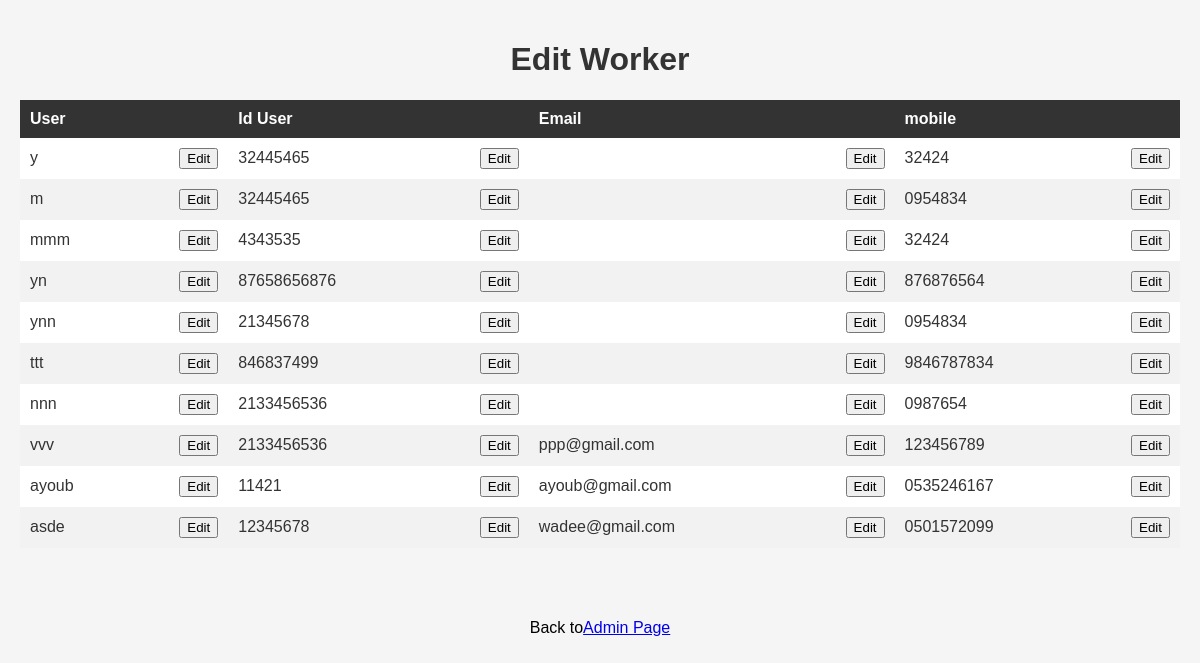
Page /EditWorker on the earlier database version.
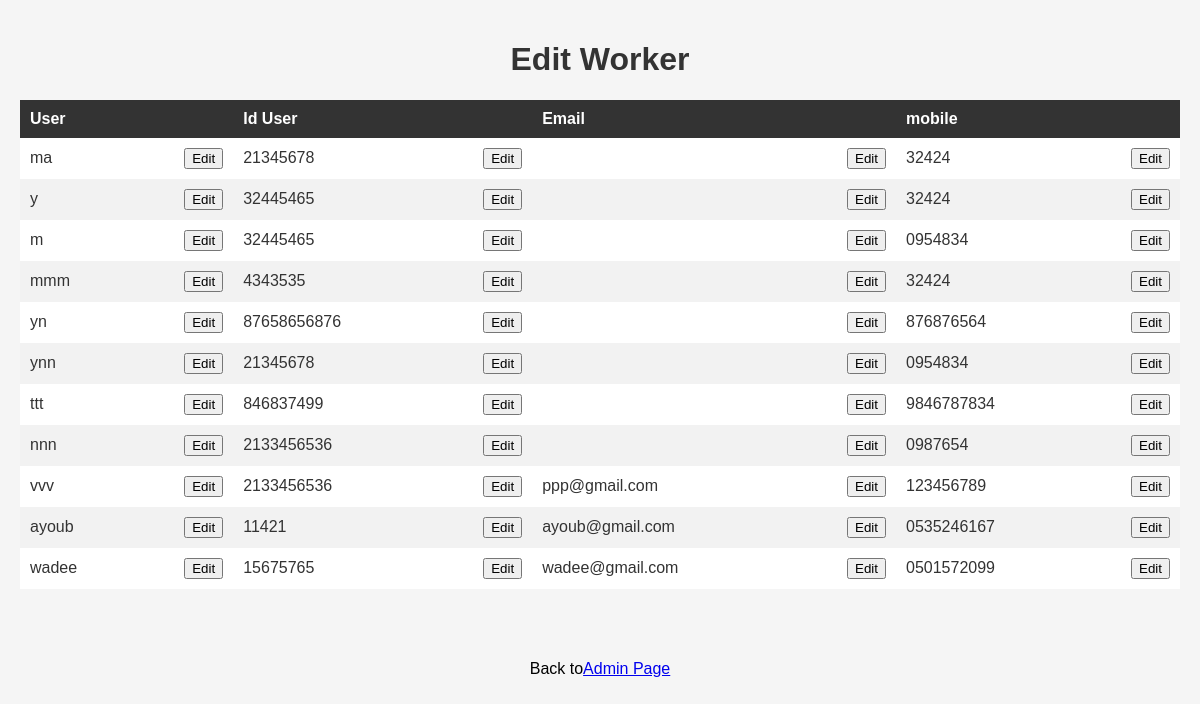
Same page on the later database version.
### Boards/models.py (models this page shows, shortened)
class Worker(models.Model):
    user = models.OneToOneField(User, on_delete=models.CASCADE)
    id_user = models.IntegerField()
    profile_pic = models.ImageField(
        upload_to='profile_pic/CustomerProfilePic/', null=True, blank=True)
    mobile = models.CharField(max_length=20, null=False)
    email = models.EmailField(null=False, default="")

### Boards/views.py (the view)
# urls.py: path('EditWorker', views.EditWorker, name='EditWorker'),
def EditWorker(request):
    context = {}
    if request.method == 'GET':
        result = models.Worker.objects.all()
        context = {"result": result}
    return render(request, 'EditWorker.html', context=context)

### Templates/EditWorker.html (shortened to what this page needs)
<!DOCTYPE html>
<html>
<head>
</head>
<body>
  <h1>Edit Worker</h1>
  <table>
    <thead>
      <tr>
        <th>User</th>
        <th>   </th>
        <th>Id User</th>
        <th>   </th>
        <th>Email</th>
        <th>   </th>
        <th>mobile</th>
        <th>   </th>
      </tr>
    </thead>
    <tbody>
        {% block content %}
        {% for x in result %}
            <tr>
                <td>{{x.user}}</td>
                <td><a href="{% url 'EditWorkerusername' x.user_id  %}"> <button style="float: right">Edit</button></a></td>
                <td>{{x.id_user}}</td>
                <td><a href="{% url 'EditWorkerIDuser' x.user_id  %}"> <button style="float: right">Edit</button></a></td>
                <td>{{x.email}}</td>
                <td><a href="{% url 'EditWorkerEmail' x.user_id  %}"> <button style="float: right">Edit</button></a></td>
                <td>{{x.mobile}}</td>
                <td><a href="{% url 'EditWorkermobile' x.user_id  %}"> <button style="float: right">Edit</button></a></td>
            </tr>
        {% endfor %}
        {% endblock content %}
    </tbody>
  </table>
<div style="display: flex; justify-content: center; align-items: center; height: 20vh;">  Back to  <a href= "/HomePageadmin" > Admin Page </a> </div>
</body>
</html>

Differences in the rows shown:
added Worker: user "ma", id_user "21345678", mobile "32424"
changed Worker "wadee@gmail.com": user "asde" → "wadee"; id_user "12345678" → "15675765"
